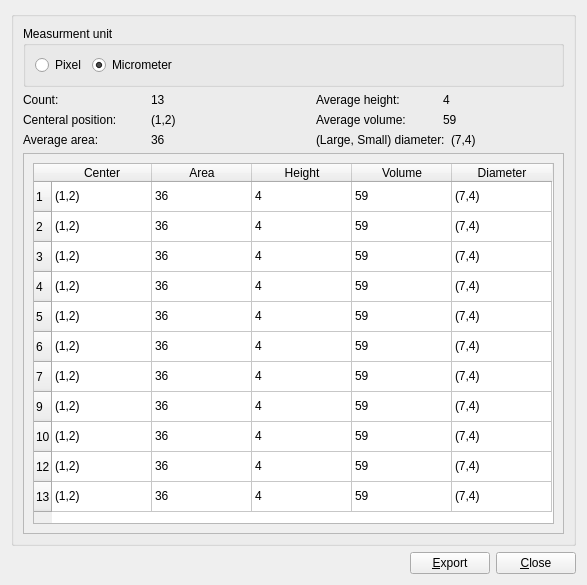
<?xml version="1.0" encoding="UTF-8"?>
<ui version="4.0">
 <class>drusenInfoTable</class>
 <widget class="QWidget" name="drusenInfoTable">
  <property name="geometry">
   <rect>
    <x>0</x>
    <y>0</y>
    <width>587</width>
    <height>585</height>
   </rect>
  </property>
  <property name="windowTitle">
   <string>Drusen Analysis</string>
  </property>
  <layout class="QVBoxLayout" name="verticalLayout_4">
   <item>
    <widget class="QGroupBox" name="groupBox">
     <property name="title">
      <string/>
     </property>
     <layout class="QVBoxLayout" name="verticalLayout_3">
      <item>
       <widget class="QGroupBox" name="groupBox_2">
        <property name="title">
         <string>Measurment unit</string>
        </property>
        <layout class="QGridLayout" name="gridLayout_2">
         <item row="0" column="0">
          <layout class="QHBoxLayout" name="horizontalLayout_2">
           <item>
            <widget class="QRadioButton" name="radioButton">
             <property name="text">
              <string>Pixel</string>
             </property>
            </widget>
           </item>
           <item>
            <widget class="QRadioButton" name="radioButton_2">
             <property name="text">
              <string>Micrometer</string>
             </property>
             <property name="checked">
              <bool>true</bool>
             </property>
            </widget>
           </item>
           <item>
            <spacer name="horizontalSpacer_3">
             <property name="orientation">
              <enum>Qt::Horizontal</enum>
             </property>
             <property name="sizeType">
              <enum>QSizePolicy::MinimumExpanding</enum>
             </property>
             <property name="sizeHint" stdset="0">
              <size>
               <width>122</width>
               <height>20</height>
              </size>
             </property>
            </spacer>
           </item>
          </layout>
         </item>
        </layout>
       </widget>
      </item>
      <item>
       <layout class="QHBoxLayout" name="horizontalLayout_9">
        <item>
         <layout class="QVBoxLayout" name="verticalLayout_2">
          <item>
           <layout class="QHBoxLayout" name="horizontalLayout_3">
            <item>
             <widget class="QLabel" name="label">
              <property name="text">
               <string>Count:</string>
              </property>
             </widget>
            </item>
            <item>
             <widget class="QLabel" name="drusenCount">
              <property name="text">
               <string>13</string>
              </property>
             </widget>
            </item>
           </layout>
          </item>
          <item>
           <layout class="QHBoxLayout" name="horizontalLayout_4">
            <item>
             <widget class="QLabel" name="label_2">
              <property name="text">
               <string>Centeral position:</string>
              </property>
             </widget>
            </item>
            <item>
             <widget class="QLabel" name="drusenCenter">
              <property name="text">
               <string>(1,2)</string>
              </property>
             </widget>
            </item>
           </layout>
          </item>
          <item>
           <layout class="QHBoxLayout" name="horizontalLayout_5">
            <item>
             <widget class="QLabel" name="label_3">
              <property name="text">
               <string>Average area:</string>
              </property>
             </widget>
            </item>
            <item>
             <widget class="QLabel" name="drusenArea">
              <property name="text">
               <string>36</string>
              </property>
             </widget>
            </item>
           </layout>
          </item>
         </layout>
        </item>
        <item>
         <spacer name="horizontalSpacer_2">
          <property name="orientation">
           <enum>Qt::Horizontal</enum>
          </property>
          <property name="sizeType">
           <enum>QSizePolicy::Minimum</enum>
          </property>
          <property name="sizeHint" stdset="0">
           <size>
            <width>38</width>
            <height>20</height>
           </size>
          </property>
         </spacer>
        </item>
        <item>
         <layout class="QVBoxLayout" name="verticalLayout">
          <item>
           <layout class="QHBoxLayout" name="horizontalLayout_6">
            <item>
             <widget class="QLabel" name="label_4">
              <property name="text">
               <string>Average height:</string>
              </property>
             </widget>
            </item>
            <item>
             <widget class="QLabel" name="drusenHeight">
              <property name="text">
               <string>4</string>
              </property>
             </widget>
            </item>
           </layout>
          </item>
          <item>
           <layout class="QHBoxLayout" name="horizontalLayout_7">
            <item>
             <widget class="QLabel" name="label_5">
              <property name="text">
               <string>Average volume:</string>
              </property>
             </widget>
            </item>
            <item>
             <widget class="QLabel" name="drusenVolume">
              <property name="text">
               <string>59</string>
              </property>
             </widget>
            </item>
           </layout>
          </item>
          <item>
           <layout class="QHBoxLayout" name="horizontalLayout_8">
            <item>
             <widget class="QLabel" name="drusenDiameter">
              <property name="text">
               <string>(Large, Small) diameter:</string>
              </property>
             </widget>
            </item>
            <item>
             <widget class="QLabel" name="label_12">
              <property name="text">
               <string>(7,4)</string>
              </property>
             </widget>
            </item>
           </layout>
          </item>
         </layout>
        </item>
       </layout>
      </item>
      <item>
       <widget class="QScrollArea" name="scrollArea">
        <property name="widgetResizable">
         <bool>true</bool>
        </property>
        <widget class="QWidget" name="scrollAreaWidgetContents">
         <property name="geometry">
          <rect>
           <x>0</x>
           <y>0</y>
           <width>541</width>
           <height>347</height>
          </rect>
         </property>
         <layout class="QGridLayout" name="gridLayout">
          <item row="0" column="0">
           <widget class="QTableWidget" name="tableWidget">
            <row>
             <property name="text">
              <string>1</string>
             </property>
            </row>
            <row>
             <property name="text">
              <string>2</string>
             </property>
            </row>
            <row>
             <property name="text">
              <string>3</string>
             </property>
            </row>
            <row>
             <property name="text">
              <string>4</string>
             </property>
            </row>
            <row>
             <property name="text">
              <string>5</string>
             </property>
            </row>
            <row>
             <property name="text">
              <string>6</string>
             </property>
            </row>
            <row>
             <property name="text">
              <string>7</string>
             </property>
            </row>
            <row>
             <property name="text">
              <string>9</string>
             </property>
            </row>
            <row>
             <property name="text">
              <string>10</string>
             </property>
            </row>
            <row>
             <property name="text">
              <string>12</string>
             </property>
            </row>
            <row>
             <property name="text">
              <string>13</string>
             </property>
            </row>
            <column>
             <property name="text">
              <string>Center</string>
             </property>
            </column>
            <column>
             <property name="text">
              <string>Area</string>
             </property>
            </column>
            <column>
             <property name="text">
              <string>Height</string>
             </property>
            </column>
            <column>
             <property name="text">
              <string>Volume</string>
             </property>
            </column>
            <column>
             <property name="text">
              <string>Diameter</string>
             </property>
            </column>
            <item row="0" column="0">
             <property name="text">
              <string>(1,2)</string>
             </property>
            </item>
            <item row="0" column="1">
             <property name="text">
              <string>36</string>
             </property>
            </item>
            <item row="0" column="2">
             <property name="text">
              <string>4</string>
             </property>
            </item>
            <item row="0" column="3">
             <property name="text">
              <string>59</string>
             </property>
            </item>
            <item row="0" column="4">
             <property name="text">
              <string>(7,4)</string>
             </property>
            </item>
            <item row="1" column="0">
             <property name="text">
              <string>(1,2)</string>
             </property>
            </item>
            <item row="1" column="1">
             <property name="text">
              <string>36</string>
             </property>
            </item>
            <item row="1" column="2">
             <property name="text">
              <string>4</string>
             </property>
            </item>
            <item row="1" column="3">
             <property name="text">
              <string>59</string>
             </property>
            </item>
            <item row="1" column="4">
             <property name="text">
              <string>(7,4)</string>
             </property>
            </item>
            <item row="2" column="0">
             <property name="text">
              <string>(1,2)</string>
             </property>
            </item>
            <item row="2" column="1">
             <property name="text">
              <string>36</string>
             </property>
            </item>
            <item row="2" column="2">
             <property name="text">
              <string>4</string>
             </property>
            </item>
            <item row="2" column="3">
             <property name="text">
              <string>59</string>
             </property>
            </item>
            <item row="2" column="4">
             <property name="text">
              <string>(7,4)</string>
             </property>
            </item>
            <item row="3" column="0">
             <property name="text">
              <string>(1,2)</string>
             </property>
            </item>
            <item row="3" column="1">
             <property name="text">
              <string>36</string>
             </property>
            </item>
            <item row="3" column="2">
             <property name="text">
              <string>4</string>
             </property>
            </item>
            <item row="3" column="3">
             <property name="text">
              <string>59</string>
             </property>
            </item>
            <item row="3" column="4">
             <property name="text">
              <string>(7,4)</string>
             </property>
            </item>
            <item row="4" column="0">
             <property name="text">
              <string>(1,2)</string>
             </property>
            </item>
            <item row="4" column="1">
             <property name="text">
              <string>36</string>
             </property>
            </item>
            <item row="4" column="2">
             <property name="text">
              <string>4</string>
             </property>
            </item>
            <item row="4" column="3">
             <property name="text">
              <string>59</string>
             </property>
            </item>
            <item row="4" column="4">
             <property name="text">
              <string>(7,4)</string>
             </property>
            </item>
            <item row="5" column="0">
             <property name="text">
              <string>(1,2)</string>
             </property>
            </item>
            <item row="5" column="1">
             <property name="text">
              <string>36</string>
             </property>
            </item>
            <item row="5" column="2">
             <property name="text">
              <string>4</string>
             </property>
            </item>
            <item row="5" column="3">
             <property name="text">
              <string>59</string>
             </property>
            </item>
            <item row="5" column="4">
             <property name="text">
              <string>(7,4)</string>
             </property>
            </item>
            <item row="6" column="0">
             <property name="text">
              <string>(1,2)</string>
             </property>
            </item>
            <item row="6" column="1">
             <property name="text">
              <string>36</string>
             </property>
            </item>
            <item row="6" column="2">
             <property name="text">
              <string>4</string>
             </property>
            </item>
            <item row="6" column="3">
             <property name="text">
              <string>59</string>
             </property>
            </item>
            <item row="6" column="4">
             <property name="text">
              <string>(7,4)</string>
             </property>
            </item>
            <item row="7" column="0">
             <property name="text">
              <string>(1,2)</string>
             </property>
            </item>
            <item row="7" column="1">
             <property name="text">
              <string>36</string>
             </property>
            </item>
            <item row="7" column="2">
             <property name="text">
              <string>4</string>
             </property>
            </item>
            <item row="7" column="3">
             <property name="text">
              <string>59</string>
             </property>
            </item>
            <item row="7" column="4">
             <property name="text">
              <string>(7,4)</string>
             </property>
            </item>
            <item row="8" column="0">
             <property name="text">
              <string>(1,2)</string>
             </property>
            </item>
            <item row="8" column="1">
             <property name="text">
              <string>36</string>
             </property>
            </item>
            <item row="8" column="2">
             <property name="text">
              <string>4</string>
             </property>
            </item>
            <item row="8" column="3">
             <property name="text">
              <string>59</string>
             </property>
            </item>
            <item row="8" column="4">
             <property name="text">
              <string>(7,4)</string>
             </property>
            </item>
            <item row="9" column="0">
             <property name="text">
              <string>(1,2)</string>
             </property>
            </item>
            <item row="9" column="1">
             <property name="text">
              <string>36</string>
             </property>
            </item>
            <item row="9" column="2">
             <property name="text">
              <string>4</string>
             </property>
            </item>
            <item row="9" column="3">
             <property name="text">
              <string>59</string>
             </property>
            </item>
            <item row="9" column="4">
             <property name="text">
              <string>(7,4)</string>
             </property>
            </item>
            <item row="10" column="0">
             <property name="text">
              <string>(1,2)</string>
             </property>
            </item>
            <item row="10" column="1">
             <property name="text">
              <string>36</string>
             </property>
            </item>
            <item row="10" column="2">
             <property name="text">
              <string>4</string>
             </property>
            </item>
            <item row="10" column="3">
             <property name="text">
              <string>59</string>
             </property>
            </item>
            <item row="10" column="4">
             <property name="text">
              <string>(7,4)</string>
             </property>
            </item>
           </widget>
          </item>
         </layout>
        </widget>
       </widget>
      </item>
     </layout>
     <zorder>scrollArea</zorder>
     <zorder>label</zorder>
     <zorder>label_2</zorder>
     <zorder>radioButton</zorder>
     <zorder>label_3</zorder>
     <zorder>label_4</zorder>
     <zorder>label_5</zorder>
     <zorder>drusenDiameter</zorder>
     <zorder>drusenCount</zorder>
     <zorder>drusenCenter</zorder>
     <zorder>drusenArea</zorder>
     <zorder>drusenHeight</zorder>
     <zorder>drusenVolume</zorder>
     <zorder>label_12</zorder>
     <zorder>horizontalSpacer_2</zorder>
     <zorder>horizontalSpacer_3</zorder>
     <zorder></zorder>
     <zorder>groupBox_2</zorder>
    </widget>
   </item>
   <item>
    <layout class="QHBoxLayout" name="horizontalLayout_10">
     <item>
      <spacer name="horizontalSpacer">
       <property name="orientation">
        <enum>Qt::Horizontal</enum>
       </property>
       <property name="sizeType">
        <enum>QSizePolicy::MinimumExpanding</enum>
       </property>
       <property name="sizeHint" stdset="0">
        <size>
         <width>300</width>
         <height>20</height>
        </size>
       </property>
      </spacer>
     </item>
     <item>
      <layout class="QHBoxLayout" name="horizontalLayout">
       <item>
        <widget class="QPushButton" name="pushButton">
         <property name="text">
          <string>&amp;Export</string>
         </property>
        </widget>
       </item>
       <item>
        <widget class="QPushButton" name="pushButton_2">
         <property name="text">
          <string>&amp;Close</string>
         </property>
        </widget>
       </item>
      </layout>
     </item>
    </layout>
   </item>
  </layout>
 </widget>
 <resources/>
 <connections/>
</ui>
